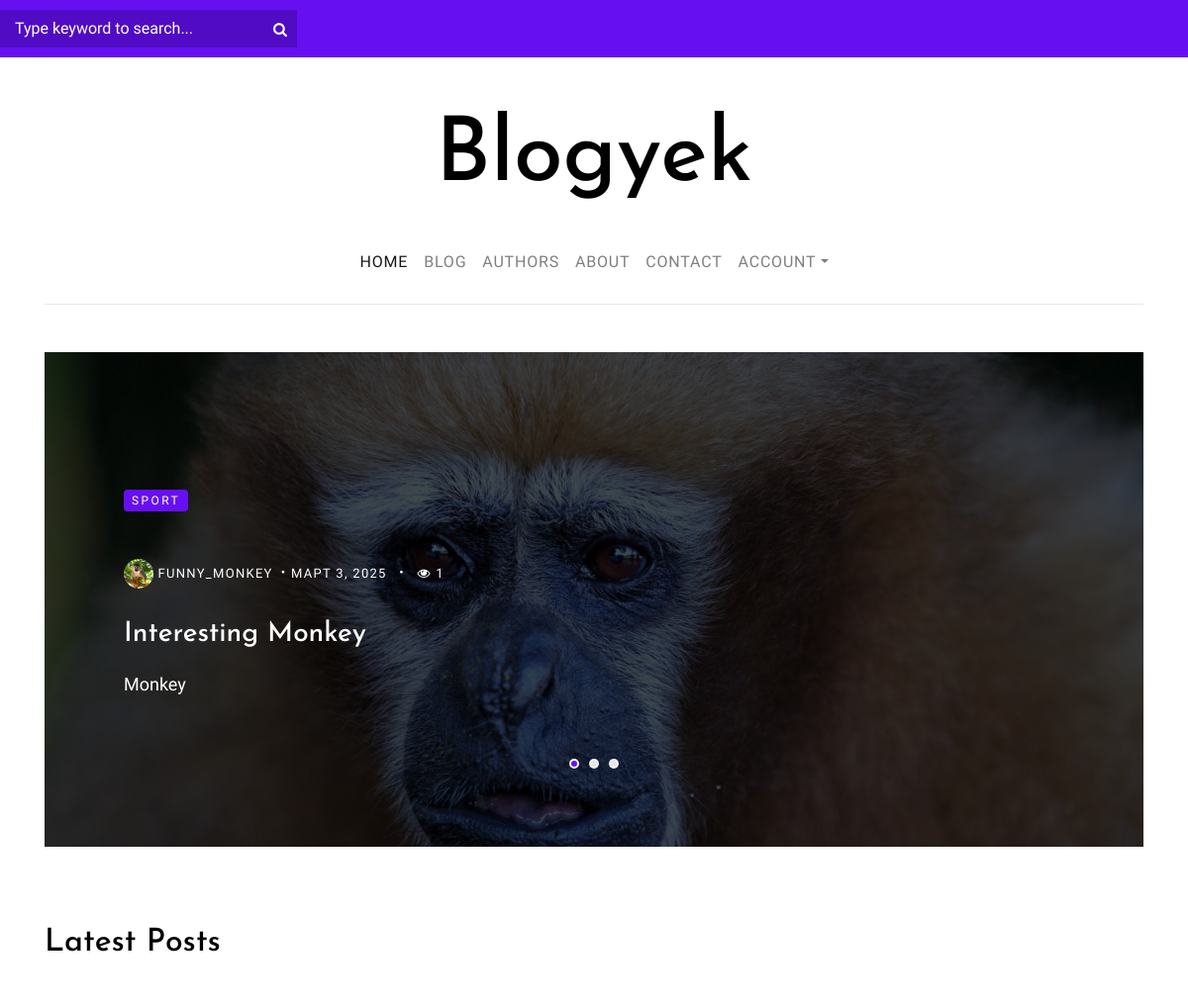
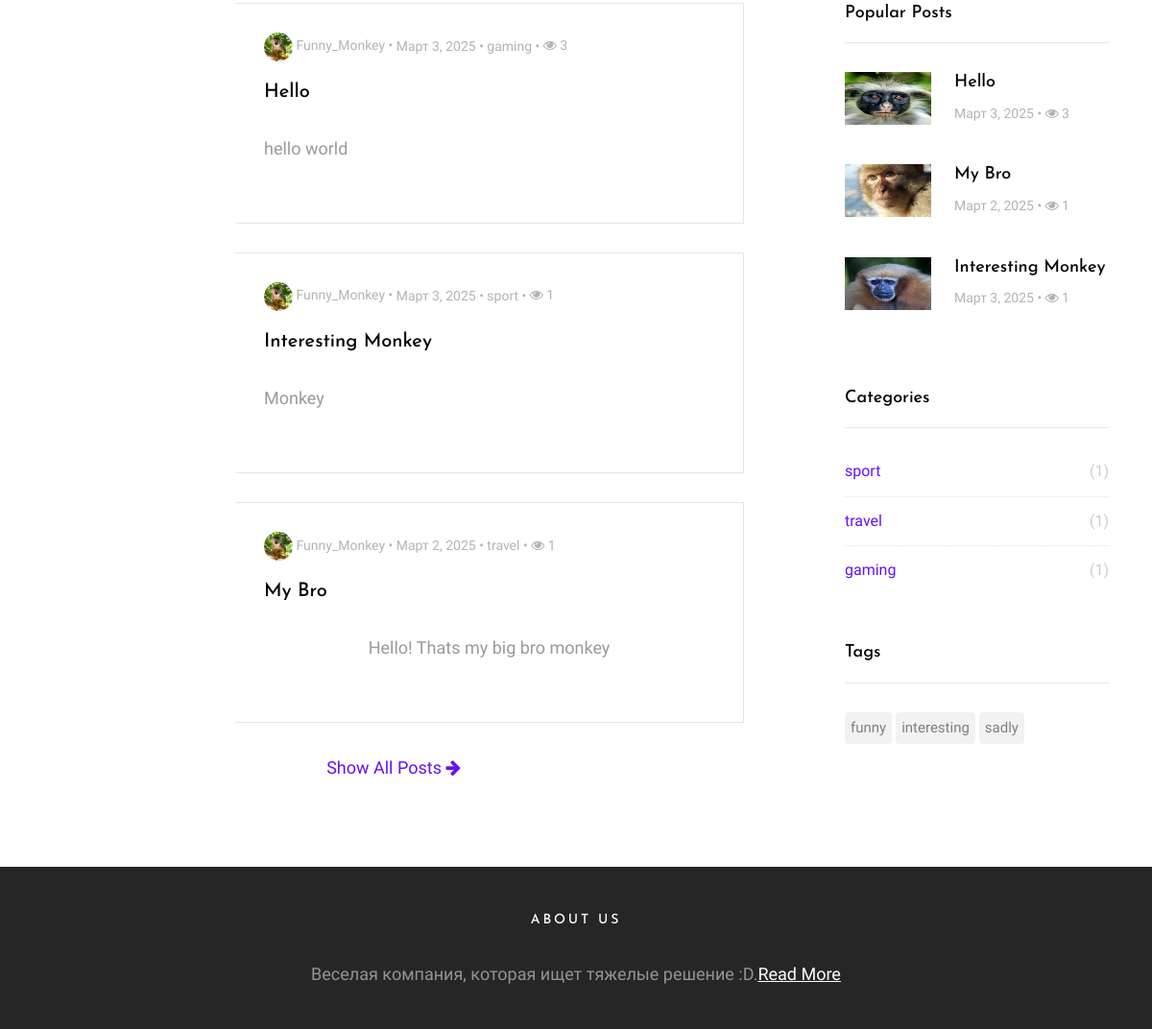
The page / on the database its author committed (2 pictures, top to bottom).
### posts/models.py (models this page shows, shortened)
class Post(models.Model):
    author = models.ForeignKey(settings.AUTH_USER_MODEL, on_delete=models.CASCADE)  # Автор поста
    category = models.ForeignKey(Category, on_delete=models.CASCADE)  # Категория поста
    tags = models.ManyToManyField(Tag, blank=True, verbose_name='Теги')  # Теги поста
    views = models.ManyToManyField(HitCount, related_name='post_views', blank=True)  # Количество просмотров
    title = models.CharField(max_length=75, verbose_name='Заголовок')  # Заголовок поста
    slug = models.SlugField(unique=True, help_text='Рекомендуется не изменять это вручную.')  # Уникальный slug
    image = models.ImageField(upload_to='posts/%Y/%m/%d/', verbose_name='Изображение')  # Изображение к посту
    content = RichTextField(verbose_name='Контент')  # Контент поста с расширенным текстовым редактором
    created = models.DateTimeField(auto_now_add=True, verbose_name='Дата создания')  # Дата создания поста
    available = models.BooleanField(default=True, verbose_name='Активный/Неактивный')  # Доступность поста
    def getHitCount(self):
        return self.views.count()
    class Meta:
        ordering = ['-created']  # Сортировка постов от новых к старым

class Category(models.Model):
    name = models.CharField(max_length=50, verbose_name='Название категории')  # Название категории
    slug = models.SlugField(unique=True, help_text='Рекомендуется не изменять это вручную.')  # Уникальный slug
    def __str__(self):
        return self.name  # Возвращает название категории в строковом представлении

class Tag(models.Model):
    name = models.CharField(max_length=50, verbose_name='Название тега')  # Название тега
    slug = models.SlugField(unique=True, help_text='Рекомендуется не изменять это вручную.')  # Уникальный slug
    def __str__(self):
        return self.name  # Возвращает название тега в строковом представлении

### users/models.py (models this page shows, shortened)
class UserDetail(models.Model):
    user = models.OneToOneField(User, on_delete=models.CASCADE, verbose_name="Пользователь")
    title = models.CharField(blank=True, null=True, max_length=50, verbose_name="Заголовок")
    description = models.CharField(blank=True, null=True, max_length=250, verbose_name="Описание")
    image = models.ImageField(
        blank=True,
        null=True,
        upload_to="users/",
        default="def_user.png",
        verbose_name="Изображение"
    )

### pages/views.py (the view)
# urls.py: path('', views.LatestPostListView.as_view(), name='index'),
class LatestPostListView(ListView):
    model = Post
    template_name = 'index.html'
    context_object_name = 'latestposts'
    queryset = Post.objects.filter(available=True).order_by('-created')[:6]  # Получаем последние 6 постов
    def get_context_data(self, **kwargs):
        context = super().get_context_data(**kwargs)
        post_count = Post.objects.filter(available=True).count()
        if post_count >= 3:
            items = list(Post.objects.filter(available=True))
            random_items = random.sample(items, 3)
            context['randomposts'] = random_items
        else:
            context['randomposts'] = Post.objects.filter(available=True)
        context['popularposts'] = Post.objects.filter(available=True).annotate(viewyek=Count('views')).order_by('-viewyek')[:3]
        context['categories'] = Category.objects.all()
        context['tags'] = Tag.objects.all()
        return context

### templates/index.html (shortened to what this page needs)
{% extends 'partials/_base.html' %}
{% load static %}
{% block content %}
    <section class="site-section pt-5 pb-5">
        <div class="container">
            <div class="row">
                <div class="col-md-12">
                    <div class="owl-carousel owl-theme home-slider">
                        {% for randompost in randomposts %}
                            <div>
                                <a href="{% url 'posts:postDetail' randompost.category.slug randompost.id randompost.slug %}" class="a-block d-flex align-items-center height-lg" style="background-image: url({{ randompost.image.url }});">
                                    <div class="text half-to-full">
                                        <span class="category mb-5">{{ randompost.category.name }}</span>
                                        <div class="post-meta">
                                            <span class="author mr-2"><img src="{{ randompost.author.userdetail.image.url }}" alt="Colorlib"> {{ randompost.author.username }}</span>&bullet;
                                            <span class="mr-2">{{ randompost.created | date }} </span> &bullet;
                                            <span class="ml-2"><span class="fa fa-eye"></span> {{ randompost.getHitCount }}</span>
                                        </div>
                                        <h3>{{ randompost.title | title }}</h3>
                                        <p>{{ randompost.content | safe | linebreaks | truncatechars:100 }}</p>
                                    </div>
                                </a>
                            </div>
                        {% endfor %}
                    </div>
                </div>
            </div>
        </div>
    </section>
    <section class="site-section pt-0 pb-3">
    <div class="container">
    <div class="row mb-4">
        <div class="col-md-6">
            <h2 class="mb-4">Latest Posts</h2>
        </div>
    </div>
    <div class="row blog-entries">
    <div class="col-md-12 col-lg-8 main-content">
        <div class="row mb-5">
            <div class="col-md-12">
                {% if latestposts %}
                    {% for latestpost in latestposts %}
                        <div class="post-entry-horzontal ">
                            <a style="width: 100%" href="{% url 'posts:postDetail' latestpost.category.slug latestpost.id latestpost.slug %}">
                                <span class="text spanyek">
                                    <div class="post-meta ">
                                        <span class="author"><img src="{{ latestpost.author.userdetail.image.url }}" alt="Colorlib"> {{ latestpost.author.username | title }} &bullet; </span>
                                        <span>{{ latestpost.created | date }} &bullet;</span>
                                        <span class="catyek">{{ latestpost.category.name }} &bullet;</span>
                                        <span><span class="fa fa-eye"></span> {{ latestpost.getHitCount }}</span>
                                    </div>
                                    <h2>{{ latestpost.title | title}}</h2>
                                    <p class="mb-0">{{ latestpost.content|safe|linebreaks|truncatechars:100 }}</p>
                                </span>
                            </a>
                        </div>
                    {% endfor %}
                {% else %}
                    <div class="alert alert-primary" role="alert">
                        The article to be listed was not found!
                    </div>
                {% endif %}
                <div class="row mb-3">
                    <div class="col-md-12 text-center text-capitalize" style="height:40px">
                        <a onmouseover='$(this).addClass("btn btn-sm btn-primary")' onmouseout='$(this).removeClass("btn btn-sm btn-primary")' href="{% url 'posts:posts' %}"> Show All Posts <i class="fa fa-arrow-right"></i></a>
                    </div>
                </div>
            </div>
        </div>
    </div>
{% endblock %}

### templates/partials/_base.html (shortened to what this page needs)
{% load static %}
<!doctype html>
<html lang="en">
<head>
    <link href="https://cdn.jsdelivr.net/npm/bootstrap@5.0.0-beta2/dist/css/bootstrap.min.css" rel="stylesheet">
    <link rel="stylesheet" href="{% static 'css/bootstrap.css' %}">
    <link rel="stylesheet" href="{% static 'css/animate.css' %}">
    <link rel="stylesheet" href="{% static 'css/owl.carousel.min.css' %}">
    <link rel="stylesheet" href="{% static 'fonts/ionicons/css/ionicons.min.css' %}">
    <link rel="stylesheet" href="{% static 'fonts/fontawesome/css/font-awesome.min.css' %}">
    <link rel="stylesheet" href="{% static 'fonts/flaticon/font/flaticon.css' %}">
    <link rel="stylesheet" href="{% static 'css/style.css' %}">
</head>
<body>
<div class="wrap">
    <header role="banner">
        <div class="top-bar">
            <div class="container">
                <div class="row">
                    <div class="col-3 search-top">
                        <form action="{% url 'posts:search' %}" method="GET" class="search-top-form">
                            <span class="icon fa fa-search"></span>
                            <input type="text" name="query" id="s" placeholder="Type keyword to search...">
                        </form>
                    </div>
                </div>
            </div>
        </div>
        <div class="container logo-wrap">
            <div class="row pt-5">
                <div class="col-12 text-center">
                    <h1 class="site-logo"><a href="{% url 'pages:index' %}">Blogyek</a></h1>
                </div>
            </div>
        </div>
        <nav class="navbar navbar-expand-md  navbar-light bg-light">
            <div class="container">
                <div class="collapse navbar-collapse" id="navbarMenu">
                    <ul class="navbar-nav mx-auto">
                        <li class="nav-item">
                            <a class="nav-link  {% if '/' == request.path %}active{% endif %}" href="{% url 'pages:index' %}">Home</a>
                        </li>
                        <li class="nav-item">
                            <a class="nav-link {% if 'post' in request.path and 'create' not in request.path %}active{% endif %}" href="{% url 'posts:posts' %}">Blog</a>
                        </li>
                        <li class="nav-item">
                            <a class="nav-link {% if 'accounts/all' in request.path or 'accounts/detail' in request.path %}active{% endif %}" href="{% url 'user:authors' %}">Authors</a>
                        </li>
                        <li class="nav-item">
                            <a class="nav-link  {% if 'about' in request.path %}active{% endif %}" href="{% url 'pages:about' %}">About</a>
                        </li>
                        <li class="nav-item">
                            <a class="nav-link  {% if 'contact' in request.path %}active{% endif %}" href="{% url 'pages:contact' %}">Contact</a>
                        </li>
                        {% if request.user.is_authenticated %}
                            <li class="nav-item dropdown">
                                <a class="nav-link dropdown-toggle {% if 'profile' in request.path or 'change-password' in request.path or 'create' in request.path %}active{% endif %}" href="" id="dropdown05" data-toggle="dropdown" aria-haspopup="true" aria-expanded="false"><i class="fa fa-user"></i> {{ request.user.username }}</a>
                                <div class="dropdown-menu" aria-labelledby="dropdown05">
                                    <a class="dropdown-item" href="{% url 'posts:postCreate' %}"><i class="fa fa-plus"></i> Create Post</a>
                                    <a class="dropdown-item" href="{% url 'user:viewProfile'%}"><i class="fa fa-id-card"></i> View Profile</a>
                                    <a class="dropdown-item" href="{% url 'user:updateProfile' %}"><i class="fa fa-pencil-square-o"></i> Update Profile</a>
                                    <a class="dropdown-item" href="{% url 'user:changePassword' %}"><i class="fa fa-wrench"></i> Change Password</a>
                                    <a class="dropdown-item" href="{% url 'user:logout' %}"><i class="fa fa-sign-out"></i> Logout</a>
                                </div>
                            </li>
                        {% else %}
                            <li class="nav-item dropdown">
                                <a class="nav-link dropdown-toggle " href="" id="dropdown05" data-toggle="dropdown" aria-haspopup="true" aria-expanded="false">Account</a>
                            </li>
                        {% endif %}
                    </ul>
                </div>
            </div>
        </nav>
    </header>
    {% block content %}{% endblock %}
    {% include 'partials/_sidebar.html' %}
    <footer class="site-footer w-100 pb-4 pt-5">
        <div class="container">
            <div class="row">
                <div class="col-md-12 text-center">
                    <h3>About Us</h3>
                    <p>Веселая компания, которая ищет тяжелые решение :D.<a href="{% url 'pages:about' %}"><u>Read More</u></a> </p>
                </div>
            </div>
        </div>
    </footer>
</div>
</body>
</html>

### templates/partials/_sidebar.html
{% load static %}
<div class="col-md-12 col-lg-4 sidebar">
    {% if popularposts %}
        <div class="sidebar-box">
            <h3 class="heading">Popular Posts</h3>
            <div class="post-entry-sidebar">
                <ul>
                    {% for popularpost in popularposts %}
                        <li>
                            <a href="{% url 'posts:postDetail' popularpost.category.slug popularpost.id popularpost.slug %}">
                                <img style="height: 55px" src="{{ popularpost.image.url }}" alt="popularpost img" class="mr-4">
                                <div class="text">
                                    <h4>{{ popularpost.title | title }}</h4>
                                    <div class="post-meta">
                                        <span>{{ popularpost.created | date }} &bullet;</span>
                                        <span><span class="fa fa-eye"></span> {{ popularpost.getHitCount }}</span>
                                    </div>
                                </div>
                            </a>
                        </li>
                    {% endfor %}
                </ul>
            </div>
        </div>
    {% endif %}
    {% if categories %}
        <div class="sidebar-box">
            <h3 class="heading">Categories</h3>
            <ul class="categories">
                {% for category in categories %}
                    <li><a href="{% url 'posts:posts_by_category' category.slug %}">{{ category }} <span>({{ category.post_set.count }})</span></a></li>
                {% endfor %}
            </ul>
        </div>
    {% endif %}
    {% if tags %}
        <div class="sidebar-box">
            <h3 class="heading">Tags</h3>
            <ul class="tags">
                {% for tag in tags %}
                    <li><a href="{% url 'posts:posts_by_tag' tag.slug %}">{{ tag }}</a></li>
                {% endfor %}
            </ul>
        </div>
    {% endif %}
</div>
</div>
</div>
</section>

### rows shown on the page
Post: image (picture), category.name "SPORT", author.userdetail.image (picture), author.username "FUNNY_MONKEY", created "МАРТ 3, 2025", getHitCount "1", title "Interesting Monkey", content "Monkey", author.username "Funny_Monkey", created "Март 3, 2025", category.name "sport"
Post: author.userdetail.image (picture), author.username "Funny_Monkey", created "Март 3, 2025", category.name "gaming", getHitCount "3", title "Hello", content "hello world", image (picture)
Post: author.userdetail.image (picture), author.username "Funny_Monkey", created "Март 2, 2025", category.name "travel", getHitCount "1", title "My Bro", content "Hello! Thats my big bro monkey", image (picture)
Category: name "sport", post_set.count "1"
Category: name "travel", post_set.count "1"
Category: name "gaming", post_set.count "1"
Tag: name "funny"
Tag: name "interesting"
Tag: name "sadly"
